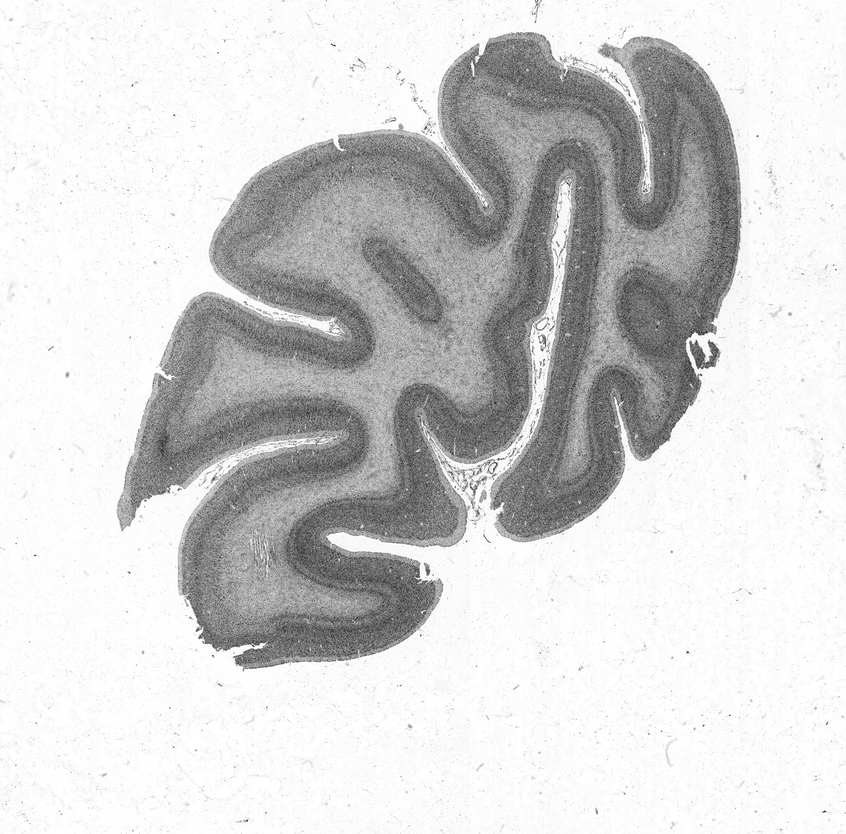
#> input picture project1/resources/tiff/B20_0429.tif, 846 x 834 px, shrunk from 1726 x 1700 before the run; its folder holds 4 pictures in this run
$ jupyter execute --allow-errors exercise1.ipynb
#> lines starting #> are read from the running program, lines starting #| are printed output that depends on the picture
# Exercise 1

**Due date:** 29.04.2025, 23:59

**Learning goals:** reading and annotating images, estimating 2D transformations, applying 2D transformations

[cell 1]
import os
import imageio.v3 as iio
import matplotlib.pyplot as plt
import numpy as np
import napari
from skimage.transform import estimate_transform, warp

[cell 2]
resource_folder = './resources/tiff'
load_points = True

## Task 1: Read Images and Visualize

[cell 3]
def read_images(path):
#> called with path = './resources/tiff'
    return [iio.imread(os.path.join(path, file)) for file in os.listdir(path)]
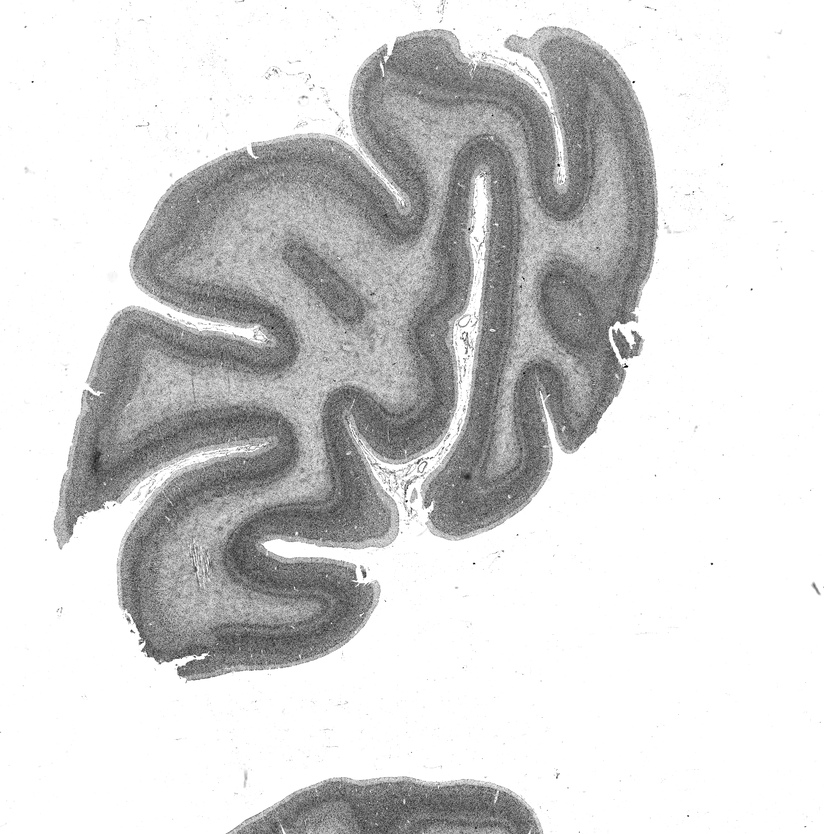
#> input picture project1/resources/tiff/B20_0430.tif, 824 x 834 px, shrunk from 1680 x 1700 before the run
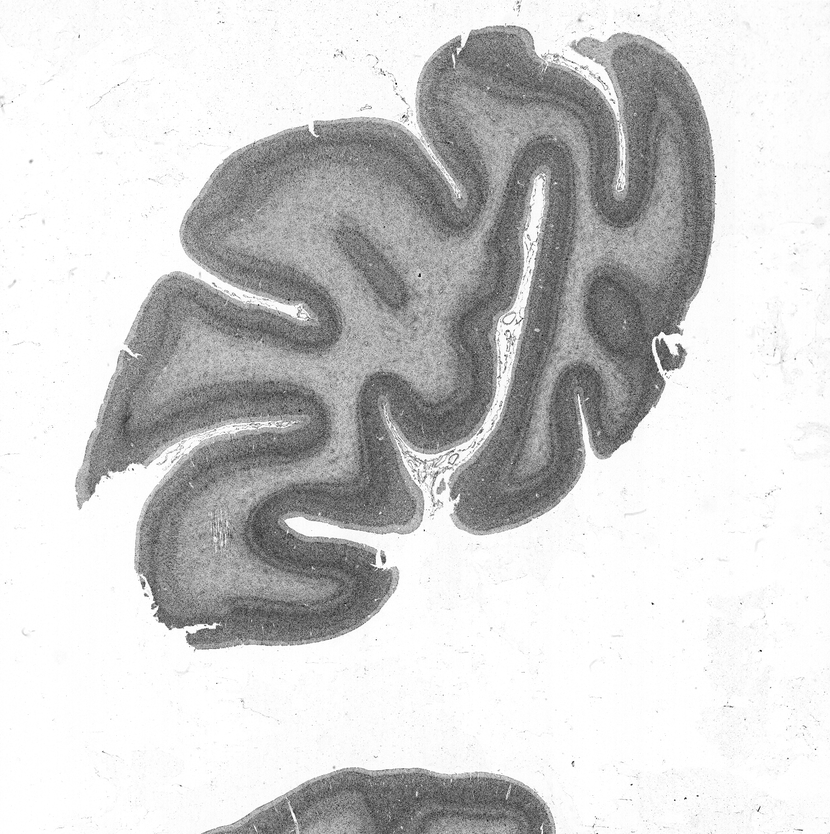
#> input picture project1/resources/tiff/B20_0431.tif, 830 x 834 px, shrunk from 1692 x 1700 before the run
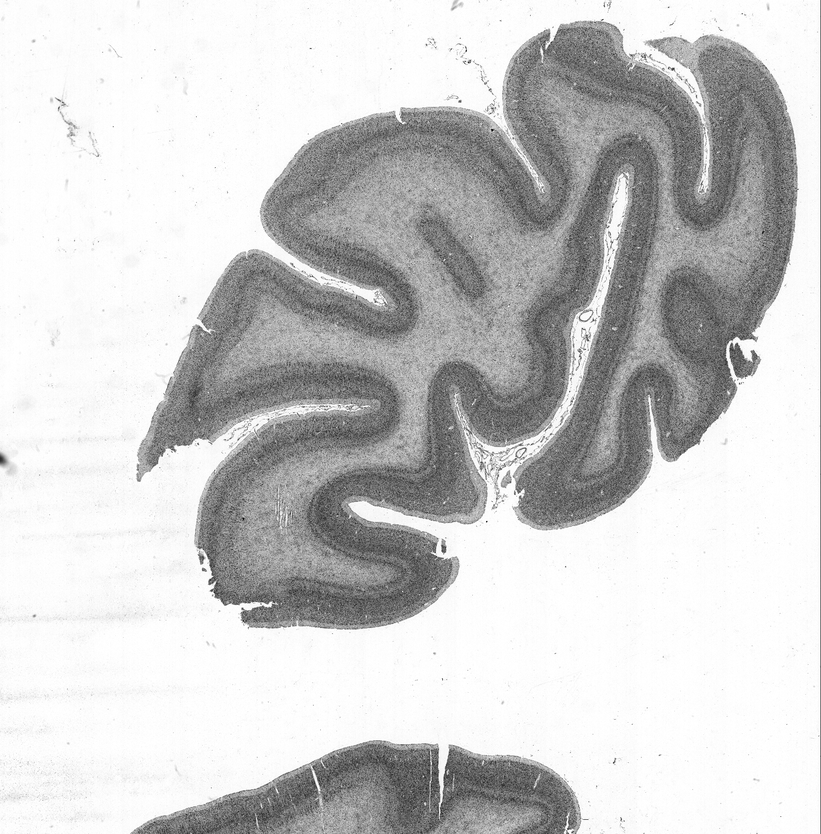
#> input picture project1/resources/tiff/B20_0432.tif, 821 x 834 px, shrunk from 1674 x 1700 before the run


images = read_images(resource_folder)
#> images = 4 items

_, axes = plt.subplots(2, 2, figsize=(16, 16))
for image, ax in zip(images[:4], axes.flatten()):
    ax.imshow(image)
    ax.axis('off')
#> this loop made 4 passes
plt.show()
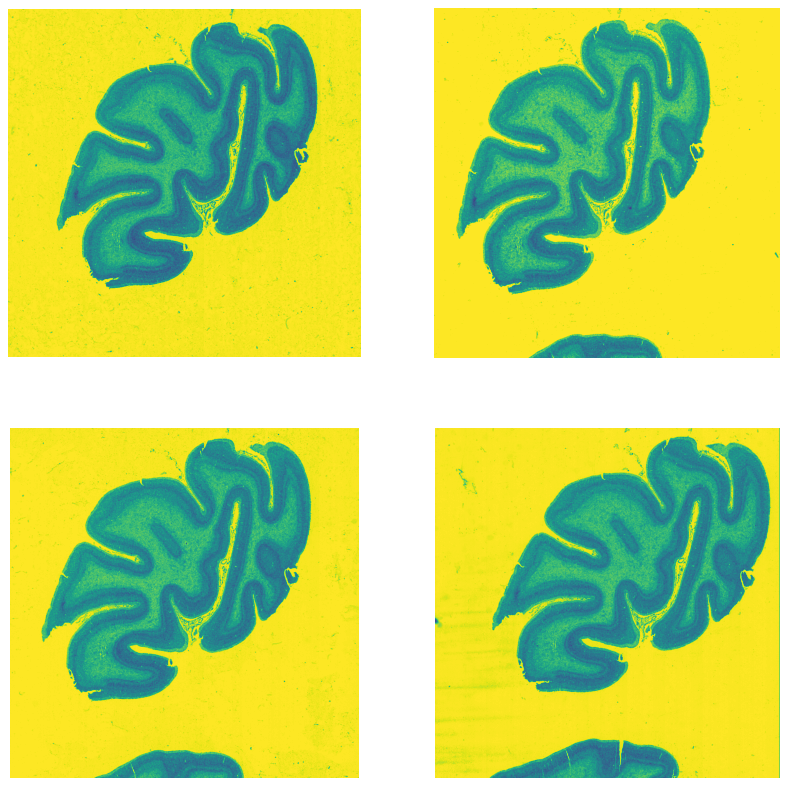
#> figure drawn by matplotlib, 4 panels

## Task 2: Simple Statistics

[cell 4]
type(images[0])

[cell 5]
# images = np.array(images) # throws error
# shapes seem to differ on width dimension

[cell 6]
# only 1 channel (i.e., gray-scale)
min_width, max_width = min(image.shape[1] for image in images), max(image.shape[1] for image in images)
#> min_width = 821; max_width = 846
min_width, max_width
#> Out = (821, 846)

[cell 7]
# crop all of them to minimum for simpler batch analysis
images = np.array([image[:, :min_width] for image in images])
images.shape
#> Out = (4, 834, 821)

[cell 8]
images.min(), images.max(), images.mean(), np.median(images)
#> Out = (0, 255, 208.6, 251)

[cell 9]
# images are on a 0-255 scale
# assuming 0 to be black and 255 as white; the images are mostly white

## Task 3: Manually Identify pairs of corresponding points

[cell 10]
os.makedirs('./out', exist_ok=True)
points_path = lambda i: f'./out/points_img{i}.npy'

img1, img2 = images[:2]
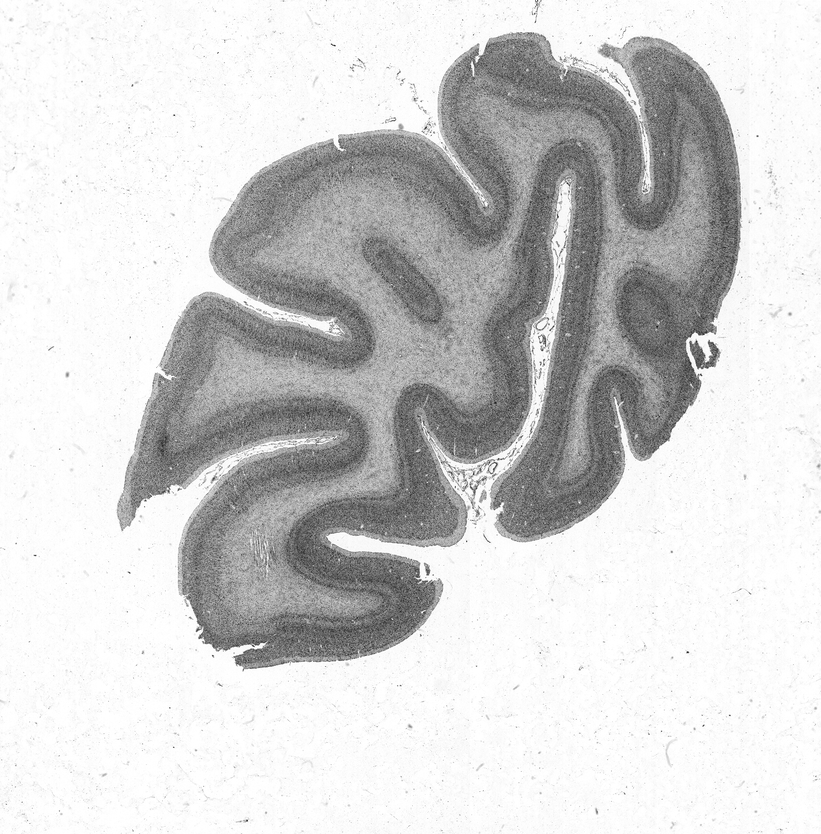
#> img1: shape (834, 821); min 17, max 255, mean 210
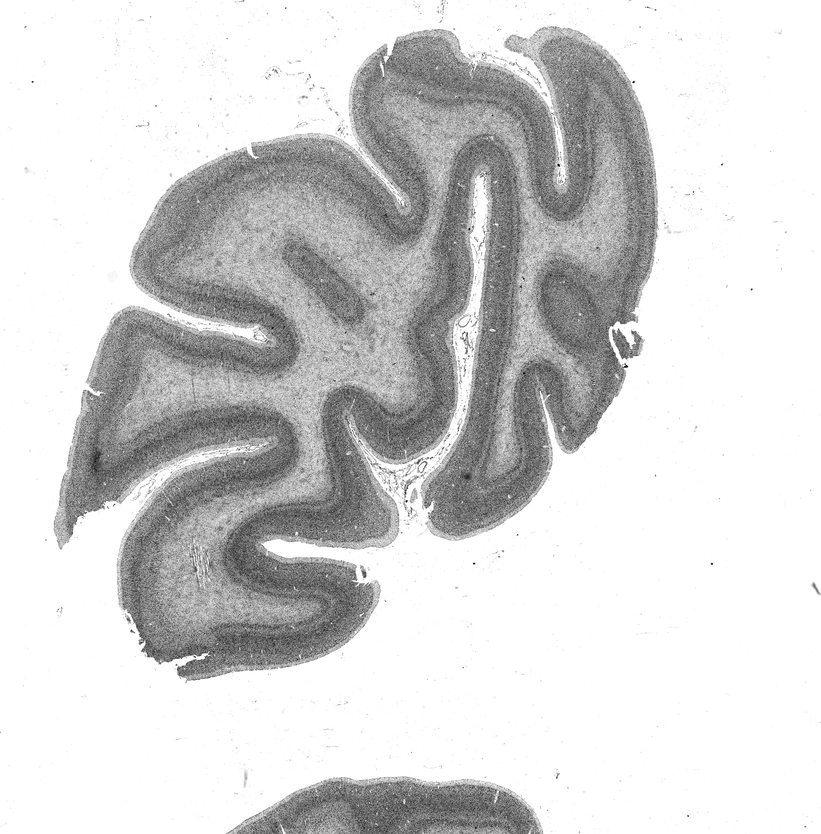
#> img2: shape (834, 821); min 0, max 255, mean 212.8
